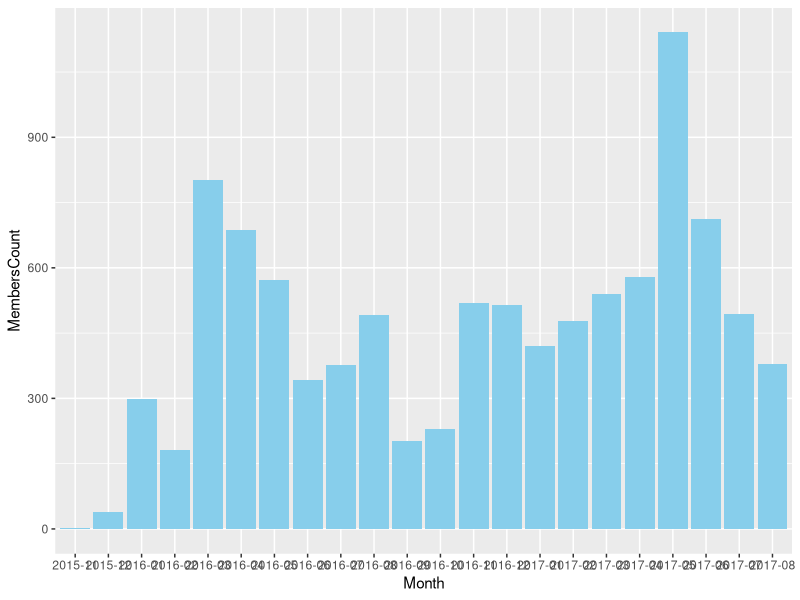

The R script that drew this image: (Note: this script raises an error after producing the figure.)
### Day 2 ###
user = read.csv("input/user.csv", stringsAsFactors=FALSE)

#install.packages("stringr")
library(dplyr)

result <- user %>%
    mutate(Month = as.Date(user$CREATETIME, "%m/%d/%Y %H:%M:%S")) %>%
    mutate(Month = substring(Month,1,7)) %>%
    group_by(Month) %>%
    summarise(MembersCount = n())

library(ggplot2)

ggplot(result, aes(x=Month, y=MembersCount)) +
    geom_bar(stat="identity", fill="skyblue")

### Day 3 ###

orders = read.csv("input/orders.csv", stringsAsFactors=FALSE, fileEncoding="big5")

buyer_list <- orders %>%
    distinct(BUYERID)
buyer_list <- buyer_list$BUYERID

result <- user %>%
    mutate(Month = as.Date(user$CREATETIME, "%m/%d/%Y %H:%M:%S")) %>%
    mutate(Month = substring(Month,1,7)) %>%
    mutate(HasBought = ID %in% buyer_list) %>%
    group_by(Month, HasBought) %>%
    summarise(MembersCount = n())

ggplot(result, aes(x=Month, y=MembersCount, fill=HasBought)) +
    geom_bar(stat="identity")

### Day 4 ###

result <- orders %>%
    mutate(Month = as.Date(orders$CREATETIME, "%Y-%m-%d %H:%M:%S")) %>%
    mutate(Month = substring(Month,1,7)) %>%
    group_by(Month) %>%
    summarise(Income = sum(PRICE))

ggplot(result, aes(x=Month, y=Income)) +
    geom_bar(stat="identity", fill="gold1")

